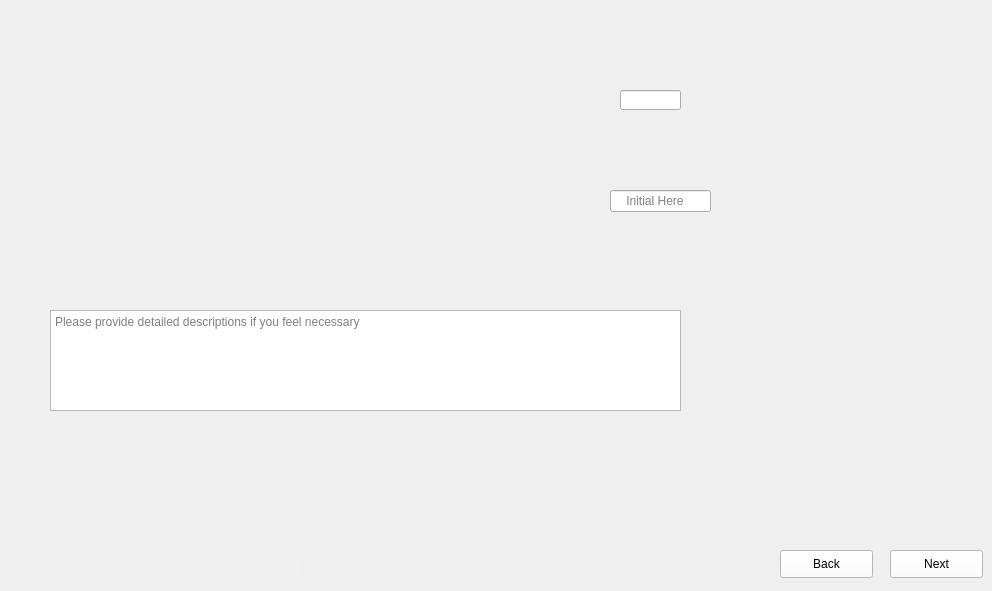
      <widget class="QWidget" name="Dice_Framing_Piezo_1">
       <property name="maximumSize">
        <size>
         <width>1024</width>
         <height>600</height>
        </size>
       </property>
       <property name="styleSheet">
        <string notr="true">border-image: url(:/images/images/Dice_Framing_Piezo_1.png);</string>
       </property>
       <widget class="QTextEdit" name="Dice_Framing_Piezo_1_Comments">
        <property name="geometry">
         <rect>
          <x>50</x>
          <y>310</y>
          <width>631</width>
          <height>101</height>
         </rect>
        </property>
        <property name="styleSheet">
         <string notr="true">border-image:None;</string>
        </property>
        <property name="placeholderText">
         <string>Please provide detailed descriptions if you feel necessary </string>
        </property>
       </widget>
       <widget class="QLineEdit" name="Dice_Framing_Piezo_1_Data">
        <property name="geometry">
         <rect>
          <x>620</x>
          <y>90</y>
          <width>61</width>
          <height>20</height>
         </rect>
        </property>
        <property name="styleSheet">
         <string notr="true">color: rgb(0, 0, 0);
border-image:None;</string>
        </property>
       </widget>
       <widget class="QLineEdit" name="Dice_Framing_Piezo_1_Initial_2">
        <property name="geometry">
         <rect>
          <x>610</x>
          <y>190</y>
          <width>101</width>
          <height>22</height>
         </rect>
        </property>
        <property name="styleSheet">
         <string notr="true">color: rgb(0, 0, 0);
border-image:None;</string>
        </property>
        <property name="placeholderText">
         <string>    Initial Here</string>
        </property>
       </widget>
       <widget class="QPushButton" name="Dice_Framing_Piezo_1_Next">
        <property name="geometry">
         <rect>
          <x>890</x>
          <y>550</y>
          <width>93</width>
          <height>28</height>
         </rect>
        </property>
        <property name="styleSheet">
         <string notr="true">QPushButton{
background-color: rgb(255, 255, 255);
height: 35px;
border-image:None;
}
QPushButton::hover{
background-color: rgb(0, 0, 255);
}
QPushButton:pressed{
padding-top:7px;
padding-top:7px;
}</string>
        </property>
        <property name="text">
         <string>Next</string>
        </property>
       </widget>
       <widget class="QPushButton" name="Dice_Framing_Piezo_1_Back">
        <property name="geometry">
         <rect>
          <x>780</x>
          <y>550</y>
          <width>93</width>
          <height>28</height>
         </rect>
        </property>
        <property name="styleSheet">
         <string notr="true">QPushButton{
background-color: rgb(255, 255, 255);
height: 35px;
border-image:None;
}
QPushButton::hover{
background-color: rgb(0, 0, 255);
}
QPushButton:pressed{
padding-top:7px;
padding-top:7px;
}</string>
        </property>
        <property name="text">
         <string>Back</string>
        </property>
       </widget>
       <widget class="QLineEdit" name="Dice_Framing_Piezo_1_Dates">
        <property name="geometry">
         <rect>
          <x>110</x>
          <y>560</y>
          <width>91</width>
          <height>22</height>
         </rect>
        </property>
        <property name="styleSheet">
         <string notr="true">QLineEdit{
background-color: rgb(240, 240, 240);
border: none;
border-image:None;
}</string>
        </property>
       </widget>
       <widget class="QLineEdit" name="Dice_Framing_Piezo_1_Initial">
        <property name="geometry">
         <rect>
          <x>210</x>
          <y>560</y>
          <width>91</width>
          <height>22</height>
         </rect>
        </property>
        <property name="styleSheet">
         <string notr="true">QLineEdit{
background-color: rgb(240, 240, 240);
border: none;
border-image:None;
}</string>
        </property>
       </widget>
      </widget>
